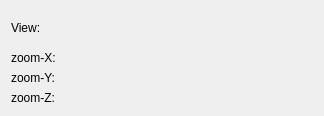
<?xml version="1.0" encoding="UTF-8"?>
<ui version="4.0">
 <class>qSlicerZoom3DWidget</class>
 <widget class="qSlicerWidget" name="qSlicerZoom3DWidget">
  <property name="geometry">
   <rect>
    <x>0</x>
    <y>0</y>
    <width>324</width>
    <height>116</height>
   </rect>
  </property>
  <property name="windowTitle">
   <string>Form</string>
  </property>
  <layout class="QVBoxLayout" name="verticalLayout">
   <item>
    <layout class="QHBoxLayout" name="hLayout">
     <item>
      <widget class="QLabel" name="viewLabel">
       <property name="text">
        <string>View:</string>
       </property>
      </widget>
     </item>
     <item>
      <widget class="qMRMLNodeComboBox" name="viewNodeSelector">
       <property name="nodeTypes">
        <stringlist>
         <string>vtkMRMLViewNode</string>
        </stringlist>
       </property>
       <property name="addEnabled">
        <bool>false</bool>
       </property>
       <property name="removeEnabled">
        <bool>false</bool>
       </property>
      </widget>
     </item>
    </layout>
   </item>
   <item>
    <layout class="QFormLayout" name="formLayout">
     <item row="0" column="0">
      <widget class="QLabel" name="zoomXLabel">
       <property name="text">
        <string>zoom-X:</string>
       </property>
      </widget>
     </item>
     <item row="1" column="0">
      <widget class="QLabel" name="zoomYLabel">
       <property name="text">
        <string>zoom-Y:</string>
       </property>
      </widget>
     </item>
     <item row="2" column="0">
      <widget class="QLabel" name="zoomZLabel">
       <property name="text">
        <string>zoom-Z:</string>
       </property>
      </widget>
     </item>
     <item row="0" column="1">
      <widget class="qSlicerGainWidget" name="xGainWidget" native="true"/>
     </item>
     <item row="1" column="1">
      <widget class="qSlicerGainWidget" name="yGainWidget" native="true"/>
     </item>
     <item row="2" column="1">
      <widget class="qSlicerGainWidget" name="zGainWidget" native="true"/>
     </item>
    </layout>
   </item>
  </layout>
 </widget>
 <customwidgets>
  <customwidget>
   <class>qMRMLNodeComboBox</class>
   <extends>QWidget</extends>
   <header>qMRMLNodeComboBox.h</header>
   <container>1</container>
   <slots>
    <signal>mrmlSceneChanged(vtkMRMLScene*)</signal>
    <slot>setMRMLScene(vtkMRMLScene*)</slot>
   </slots>
  </customwidget>
  <customwidget>
   <class>qSlicerWidget</class>
   <extends>QWidget</extends>
   <header>qSlicerWidget.h</header>
   <container>1</container>
  </customwidget>
  <customwidget>
   <class>qSlicerGainWidget</class>
   <extends>QWidget</extends>
   <header>qSlicerGainWidget.h</header>
   <container>1</container>
  </customwidget>
 </customwidgets>
 <resources/>
 <connections>
  <connection>
   <sender>qSlicerZoom3DWidget</sender>
   <signal>mrmlSceneChanged(vtkMRMLScene*)</signal>
   <receiver>viewNodeSelector</receiver>
   <slot>setMRMLScene(vtkMRMLScene*)</slot>
   <hints>
    <hint type="sourcelabel">
     <x>40</x>
     <y>107</y>
    </hint>
    <hint type="destinationlabel">
     <x>111</x>
     <y>30</y>
    </hint>
   </hints>
  </connection>
 </connections>
</ui>
